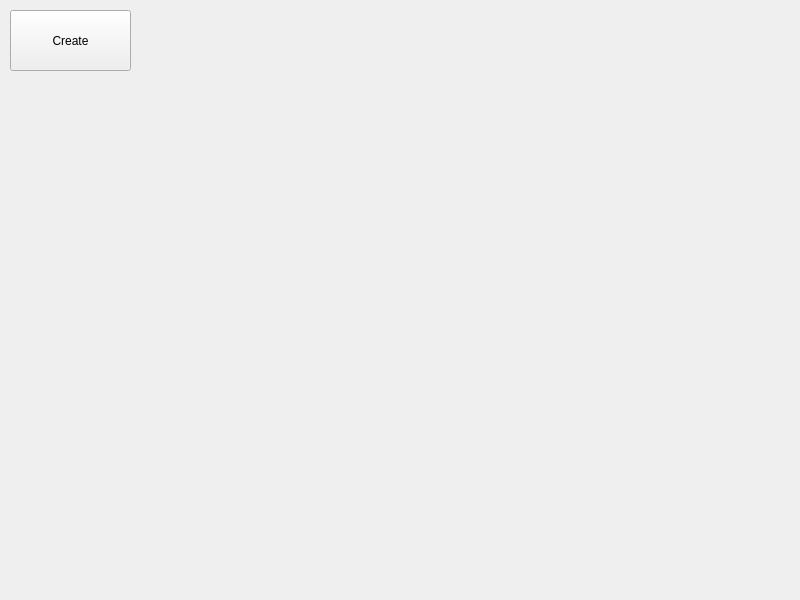
<?xml version="1.0" encoding="UTF-8"?>
<ui version="4.0">
 <class>MainWindow</class>
 <widget class="QMainWindow" name="MainWindow">
  <property name="geometry">
   <rect>
    <x>0</x>
    <y>0</y>
    <width>800</width>
    <height>600</height>
   </rect>
  </property>
  <property name="windowTitle">
   <string>MainWindow</string>
  </property>
  <widget class="QWidget" name="centralwidget">
   <widget class="QPushButton" name="btn">
    <property name="geometry">
     <rect>
      <x>10</x>
      <y>10</y>
      <width>121</width>
      <height>61</height>
     </rect>
    </property>
    <property name="text">
     <string>Create</string>
    </property>
   </widget>
  </widget>
 </widget>
 <resources/>
 <connections/>
</ui>
